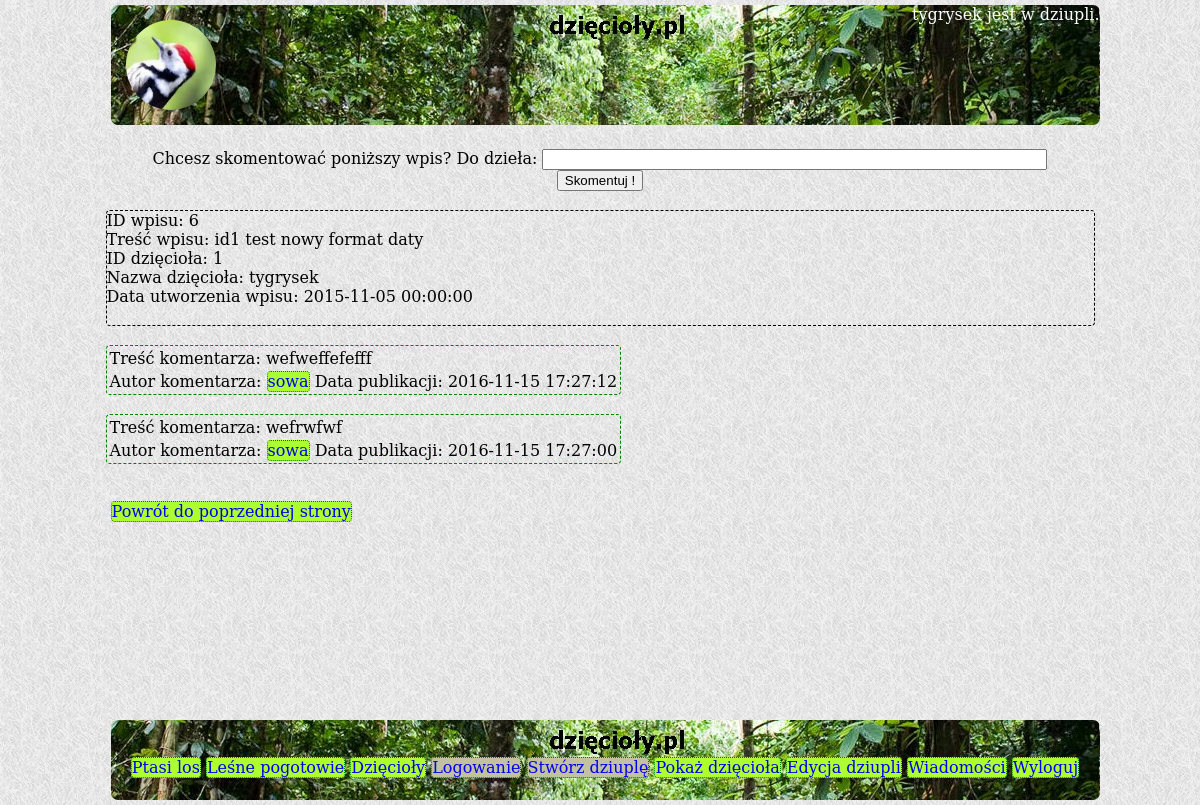
/detail.php?tweetid=6 (signed in), run on the app's committed database.
### tables this page shows
CREATE TABLE `tweet` (
  `tweet_id` int(11) NOT NULL,
  `tweet_user_id` int(11) NOT NULL,
  `tweet_text` varchar(250) NOT NULL,
  `tweet_date` datetime DEFAULT NULL
);

CREATE TABLE `users` (
  `user_id` int(11) NOT NULL,
  `user_name` varchar(255) NOT NULL,
  `hashed_password` varchar(60) NOT NULL,
  `user_email` varchar(255) NOT NULL
);

CREATE TABLE `comment` (
  `comment_id` int(11) NOT NULL,
  `comment_user_id` int(11) NOT NULL,
  `comment_tweet_id` int(11) NOT NULL,
  `comment_creation_date` datetime DEFAULT NULL,
  `comment_text` varchar(80) NOT NULL
);

### src/Tweet.php (called while the page is built, shortened)
<?php
class Tweet {
    private $id;
    private $userId;
    private $text;
    private $creationDate;
    public function __construct() {
        $this->id = -1;
        $this->userId = 0;
        $this->text = "";
        $this->creationDate = "";
    }
    public function getId() {
        return $this->id;
    }
    public function getUserId() {
        return $this->userId;
    }
    public function getText() {
        return $this->text;
    }
    public function getCreationDate() {
        return $this->creationDate;
    }
    static public function loadTweetById(mysqli $conn, $id) {
        $sql = "SELECT * FROM tweet WHERE tweet_id = $id";
        $result = $conn->query($sql);
        if ($result != false && $result->num_rows == 1) {
            $row = $result->fetch_assoc();
            $loadTweet = new Tweet();
            $loadTweet->id = $row['tweet_id'];
            $loadTweet->userId = $row['tweet_user_id'];
            $loadTweet->text = $row['tweet_text'];
            $loadTweet->creationDate = $row['tweet_date'];
            return $loadTweet;
        } else {
            return null;
        }
    }
}
?>

### src/User.php (called while the page is built, shortened)
<?php
class User {
    private $username;
    public function __construct() {
        $this->username = "";
    }
    public function getUsername() {
        return $this->username;
    }
    static public function loadUserById(mysqli $conn, $id){
        $sql = "SELECT * FROM users WHERE user_id=$id";
        $result = $conn->query($sql);
        if($result != false && $result->num_rows == 1) {
        $row = $result->fetch_assoc();
        $loadedUser = new User();
        $loadedUser->id = $row['user_id'];
        $loadedUser->username = $row['user_name'];
        $loadedUser->hashedPassword = $row['hashed_password'];
        $loadedUser->email = $row['user_email'];
        return $loadedUser;
        }
        return null;
     }
}
?>

### src/Comment.php (called while the page is built, shortened)
<?php
class Comment {
    private $userId;
    private $text;
    private $creationDate;
    public function __construct() {
        $this->userId = 0;
        $this->text = "";
        $this->creationDate = "";
    }
    public function getUserId() {
        return $this->userId;
    }
    public function getText() {
        return $this->text;
    }
    public function getCreationDate() {
        return $this->creationDate;
    }
    static public function loadAllCommentsByTweetId(mysqli $conn, $ctweetId) {
        $ctweetId = $conn->real_escape_string($ctweetId);
        $sql = "SELECT * FROM comment WHERE comment_tweet_id = $ctweetId "
                . "ORDER BY comment_creation_date DESC";
        $ret = [];
        $result = $conn->query($sql);
        if($result == true && $result->num_rows != 0) {
            foreach($result as $row) {
                $loadedComment = new Comment();
                $loadedComment->id = $row['comment_id'];
                $loadedComment->userId = $row['comment_user_id'];
                $loadedComment->tweetId = $row['comment_tweet_id'];
                $loadedComment->creationDate = $row['comment_creation_date'];
                $loadedComment->text = $row['comment_text'];
                $ret[] = $loadedComment;
            }
        }
        return $ret;
    }
}
?>

### src/arrays.php (called while the page is built)
<?php
$searchIn = [
    "https://www.google.pl/?gws_rd=ssl#q=", "http://www.bing.com/search?q=",
    "https://yandex.ru/search/?lr=10472&msid=1479322480.01653.22873.4847&text=",
    "http://www.ask.com/web?q=",
    "https://duckduckgo.com/?q=", "http://www.entireweb.com/#q="
];
$searchWords = [
    "korniki są smaczne", "dzięcioły terroryzują indonezję", "kuźnia dzięcioła",
    "szkolny dzięcioł", "dzięcioł reliktowy", "na co dybie w wielorybie czubek nosa eskimosa",
    "lepszy dzięcioł w garści niż gruszki na wierzbie",
    "Bądź wytrwały i bez przerwy potrząsaj drzewem, a zawsze z niego coś spadnie",
    "Lepiej mniej grzmotów w ustach i więcej piorunów w garści",
    "kto się bawi lasem, lepiej niedźwiedzia niż ludzi pamięta",
    "Dzięcioł drzewo kłuje i nos sobie psuje", "Dzięciołowi swój nos nie wadzi",
    "Ptak w klatce niewesoło śpiewa", "dzięcioły uganiają się za sikorkami"
];

### detail.php (the view, shortened to what this page needs)
<?php
  include_once "src/User.php";
  include_once "src/Tweet.php";
  include_once "src/connect.php";
  include_once 'src/Comment.php';
  include_once 'src/arrays.php';
  $searchMax = count($searchIn);
  $wordMax = count($searchWords);
  $randSearch = rand(1, $searchMax) - 1;
  $randWord = rand(1, $wordMax) - 1;
  $linkSearch = $searchIn[$randSearch];
  $linkWord = $searchWords[$randWord];
?>
<!DOCTYPE HTML>
<html lang="pl">
<head>
	<link rel="stylesheet" href="css/style.css" type="text/css" />
</head>
<body>
  <div class="container">
	  <div class="logo" id="mainBackLogo">
            <img class="logoimage" id="logoimage" src="img/logo.jpg">
            <div class="logged"> <?=$_SESSION['logged']?> jest w dziupli. </div>
	  </div>
      <div class="content">
      <br/>
      <center>
          <form method="POST" action="commentadded.php">
          Chcesz skomentować poniższy wpis? Do dzieła:
          <input type="text" size="60" name="newtweetcomment"
            pattern=".{3,60}" required title="Minimalna liczba znaków to 3, maksymalna 60"/> <br/>
          <input type="submit" value="Skomentuj !"/>
      </form>
      </center> <br/>
    <?php
    if (isset($_GET['tweetid']) && !isset($_GET['strangeuser']) && !isset($_GET['fromindex'])) {
      $conn = getDbConnection();
      $id = $_GET['tweetid'];
      $tweetDetail = Tweet::loadTweetById($conn, $id);
      $userId = $tweetDetail->getUserId();
      echo "<div class=\"tweetbold\">";
      echo "ID wpisu: " . $tweetDetail->getId() . "<br/>";
      echo "Treść wpisu: " . $tweetDetail->getText() . "<br/>";
      echo "ID dzięcioła: " . $tweetDetail->getUserId() . "<br/>";
      echo "Nazwa dzięcioła: " . User::loadUserById($conn, $userId)->getUsername(). "<br/>";
      echo "Data utworzenia wpisu: " . $tweetDetail->getCreationDate() . "<br/><br/>";
      echo "</div><br/>";
      $allComments = Comment::loadAllCommentsByTweetId($conn, $_GET['tweetid']);
      foreach ($allComments as $comment) {
        $commentUserId = $comment->getUserId();
        echo "<table class='tweet'>";
        echo "<tr><td> ";
        echo "Treść komentarza: " . $comment->getText();
        echo "</td></tr> <tr><td>";
        echo "Autor komentarza: <a href=\"showuser.php?strangeuser=$commentUserId\">" .User::loadUserById($conn, $commentUserId)->getUsername(). "</a> ";
        echo "Data publikacji: " . $comment->getCreationDate();
        echo "</td></tr>";
        echo "</table> <br/>";
      }
     echo "<br/>";
     echo "&nbsp;"."<a href='showuser.php'>Powrót do poprzedniej strony</a>";
     echo "<br/><br/>";
    }
    ?>
      <br/><br/><br/><br/><br/>
      </div>
      <div class ="footer">
                  <br/><br/>
                  <a href="<?=$linkSearch?><?=$linkWord?>" target="_blank">Ptasi los</a>
                  <a href="http://www.lesnepogotowie.pl/" target="_blank">Leśne pogotowie</a>
		  <a href="index.php">Dzięcioły</a>
		  <a id="footerlink2" href="logon.php">Logowanie</a>
		  <a id="footerlink3" href="create.php">Stwórz dziuplę</a>
		  <a href="showuser.php">Pokaż dzięcioła</a>
		  <a href="edituser.php">Edycja dziupli</a>
		  <a href="messages.php">Wiadomości</a>
		  <a href="logoff.php">Wyloguj</a>
      </div>
  </div>
</body>
</html>

### css/style.css (style rules this page uses)
html, body { font-family: 'DejaVu Serif', 'Liberation Serif'; margin:0; padding:0; height:100%; background-image: url("../img/grey_sandbag.png"); }
div.container { min-height:100%; position:relative; width: 989px; margin: 0 auto; }
div.logo { background-image: url("../img/backlogo.jpg"); width: 989px; min-height:120px; margin: 5px; border-radius: 7px; }
div.content { width: 989px; }
div.footer { clear: both; position: fixed; bottom: 0; background-image: url("../img/backlogo.jpg"); width: 989px; min-height:80px; margin: 5px; border-radius: 7px; text-align: center; color: white; }
.logoimage { height: 90px; width: 90px; border-radius: 45px; margin: 15px; float: left; }
a { border: dotted 1px; border-radius: 4px; border-color: green; text-decoration: none; background-color: greenyellow; }
.tweet { border: dashed 1px green; border-radius: 4px; }
.tweetbold { border: dashed 1px black; border-radius: 4px; }
div.logged { text-align: right; color: white; }
#footerlink8, #footerlink7, #footerlink6, #footerlink5, #footerlink4, #footerlink3, #footerlink2 { background-color: #c2c2a3; }

### data on the page
tweet: tweet_id "6", tweet_text "id1 test nowy format daty", tweet_user "1", tweet_user.user_name "tygrysek", tweet_date "2015-11-05 00:00:00"
comment: comment_text "wefweffefefff", comment_user.user_name "sowa", comment_creation_date "2016-11-15 17:27:12"
comment: comment_text "wefrwfwf", comment_user.user_name "sowa", comment_creation_date "2016-11-15 17:27:00"

### other printed values
$_SESSION['logged'] "tygrysek"
